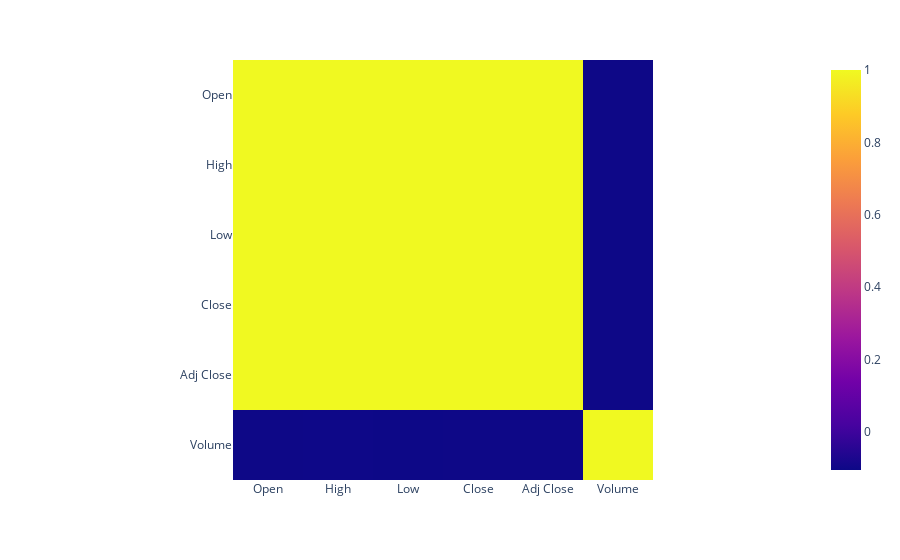

Notebook code cell kept with this figure:
### Code cell
import plotly.graph_objects as go
from plotly.subplots import make_subplots
import plotly.express as px

fig = px.imshow(df_corr.corr())
fig.show()

### Figure 1 — Plotly figure (JSON) as saved in the notebook; plotly's stock layout.template omitted (floating-point values rounded to 4 significant figures)
{"data": [{"coloraxis": "coloraxis", "hovertemplate": "x: %{x}<br>y: %{y}<br>color: %{z}<extra></extra>", "name": "0", "type": "heatmap", "x": ["Open", "High", "Low", "Close", "Adj Close", "Volume"], "xaxis": "x", "y": ["Open", "High", "Low", "Close", "Adj Close", "Volume"], "yaxis": "y", "z": [[1, 0.9999, 0.9998, 0.9996, 0.9996, -0.1041], [0.9999, 1, 0.9998, 0.9998, 0.9998, -0.1027], [0.9998, 0.9998, 1, 0.9999, 0.9999, -0.1059], [0.9996, 0.9998, 0.9999, 1, 1.0, -0.1044], [0.9996, 0.9998, 0.9999, 1.0, 1, -0.1045], [-0.1041, -0.1027, -0.1059, -0.1044, -0.1045, 1]]}], "layout": {"coloraxis": {"colorscale": [[0, "#0d0887"], [0.1111, "#46039f"], [0.2222, "#7201a8"], [0.3333, "#9c179e"], [0.4444, "#bd3786"], [0.5556, "#d8576b"], [0.6667, "#ed7953"], [0.7778, "#fb9f3a"], [0.8889, "#fdca26"], [1, "#f0f921"]]}, "margin": {"t": 60}, "xaxis": {"anchor": "y", "constrain": "domain", "domain": [0, 1], "scaleanchor": "y"}, "yaxis": {"anchor": "x", "autorange": "reversed", "constrain": "domain", "domain": [0, 1]}}}
